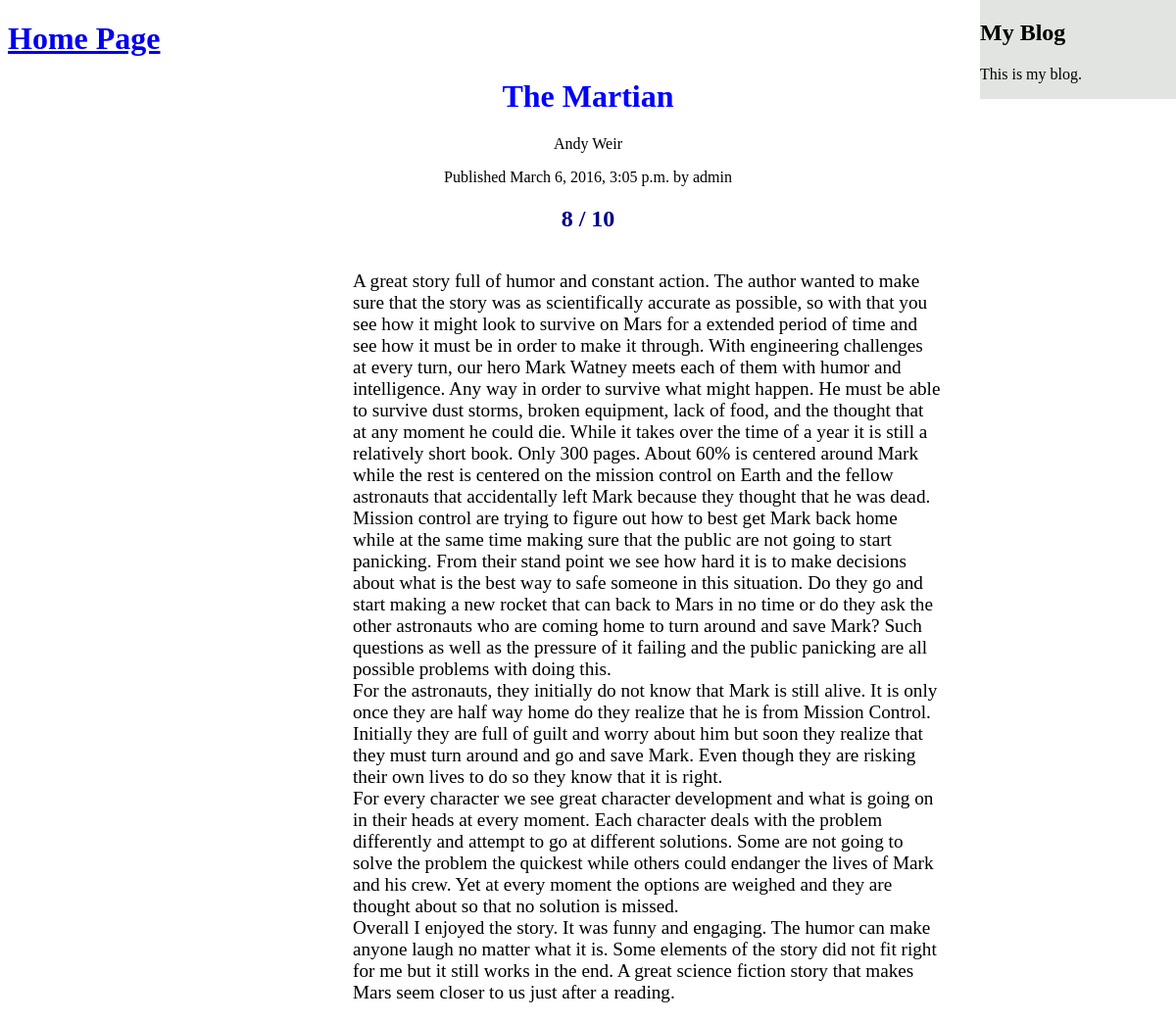
/blog/2016/03/06/martian/, run on the app's committed database.
### blog/models.py (models this page shows, shortened)
class Post(models.Model):
    objects = models.Manager()
    published = PublishedManager()
    STATUS_CHOICES = (
        ('draft', 'Draft'),
        ('published', 'Published'),
    )
    title = models.CharField(max_length=250)
    slug = models.SlugField(max_length=250, unique_for_date='publish')
    author = models.ForeignKey(User, related_name='blog_posts')
    creator = models.CharField(max_length=50, default='')
    body = models.TextField()
    publish = models.DateTimeField(default=timezone.now)
    created = models.DateTimeField(auto_now_add=True)
    updated = models.DateTimeField(auto_now=True)
    status = models.CharField(max_length=10, choices=STATUS_CHOICES,
                              default='draft')
    rating = models.IntegerField(default=0)
    class Meta:
        ordering = ('-publish',)

### blog/views.py (the view)
def post_detail(request, year, month, day, post):
    post = get_object_or_404(Post, slug=post,
                             status='published',
                             publish__year=year,
                             publish__month=month,
                             publish__day=day)
    return render(request,
                  'blog/post/detail.html',
                  {'post': post})

### blog/templates/blog/post/detail.html (shortened to what this page needs)
{% extends "blog/base.html" %}
{% block content %}
    <h1>
        <a href="http://127.0.0.1:8000/blog/">Home Page </a>
    </h1>
    <h1 class="detail_title">{{post.title}}</h1>
    <p class="author_and_publish_info">
        {{post.creator}}
    </p>
    <p class="author_and_publish_info">
        Published {{post.publish}} by {{post.author}}
    </p>
    <h2 class="rating"> {{post.rating }} / 10 </h2>
    <div id="body">
    {{post.body | linebreaks}}
    </div>
{% endblock %}

### blog/templates/static/css/blog.css (style rules this page uses)
h1.detail_title { text-align: center; color: blue; }
h2.rating { text-align: center; color: darkblue; }
p.author_and_publish_info { text-align: center; font-size: 100%; }
div#body { font-size: 120%; position: absolute; left: 30%; max-width: 50%; font-style: inherit; font-family: Georgia; }

### data on the page
Post: title "The Martian", creator "Andy Weir", publish "March 6, 2016, 3:05 p.m.", author "admin", rating "8", body "A great story full of humor and constant action. The author wanted to make sure that the story was as scientifically accurate as possible, so with that you see how it might look to survive on Mars for a extended period of time and see how it must be in order to make it through. With engineering challenges at every turn, our hero Mark Watney meets each of them with humor and intelligence. Any way in order to survive what might happen. He must be able to survive dust storms, broken equipment, lack of food, and the thought that at any moment he could die. While it takes over the time of a year it is still a relatively short book. Only 300 pages. About 60% is centered around Mark while the rest…"
